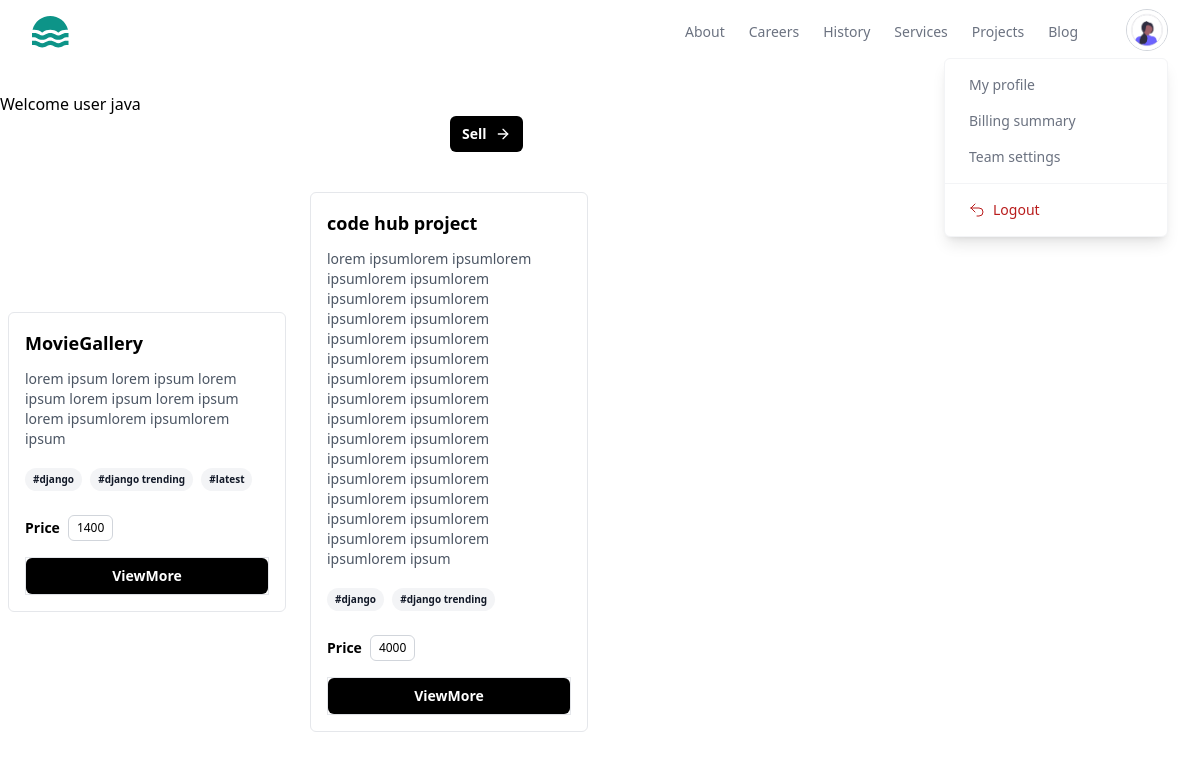
Screenshot of /index/ (signed in) with the database file from the repository.
### store/models.py (models this page shows, shortened)
class BaseModel(models.Model):
    created_date=models.DateTimeField(auto_now_add=True)
    updated_date=models.DateTimeField(auto_now=True)
    is_active=models.BooleanField(default=True)

class UserProfile(BaseModel):
    bio=models.CharField(max_length=200,null=True)
    profile_picture=models.ImageField(upload_to="profilepictures",null=True,blank=True,default="profilepictures/default.png")
    phone=models.CharField(max_length=200,null=True)
    owner=models.OneToOneField(User,on_delete=models.CASCADE,related_name="profile")

class Project(BaseModel):
    title=models.CharField(max_length=200)
    description=models.TextField()
    preview_image=models.ImageField(upload_to="previewimages",null=True,blank=True)
    price=models.PositiveIntegerField()
    developer=models.ForeignKey(User,on_delete=models.CASCADE)
    files=models.FileField(upload_to="projects",null=True,blank=True)
    tag_objects=models.ManyToManyField(Tag,null=True)
    thumbnail=EmbedVideoField()

class Tag(BaseModel):
    title=models.CharField(max_length=200)
    def __str__(self) -> str:
        return self.title

### store/views.py (the view)
# urls.py: path("index/",views.IndexView.as_view(),name="index"),
class IndexView(View):
    template_name="index.html"
    def get(self,request,*args,**kwargs):
        qs=Project.objects.all().exclude(developer=request.user)
        return render(request,self.template_name,{"data":qs})

### store/templates/index.html (shortened to what this page needs)
{%extends 'base.html'%}
{%block main_block%}
<h1>Welcome user {{request.user}}</h1>
<div class="w-1/4 mx-auto">
    <a
    href="#"
    type="button"
    class="transition duration-700 ease-in-out inline-flex items-center rounded-md bg-black px-3 py-2 text-sm font-semibold text-white"
  >
    Sell
    <svg
      xmlns="http://www.w3.org/2000/svg"
      width="24"
      height="24"
      viewBox="0 0 24 24"
      fill="none"
      stroke="currentColor"
      stroke-width="2"
      stroke-linecap="round"
      stroke-linejoin="round"
      class="ml-2 h-4 w-4"
    >
      <line x1="5" y1="12" x2="19" y2="12"></line>
      <polyline points="12 5 19 12 12 19"></polyline>
    </svg>
  </a>
</div>
<div class="mx-auto grid w-full max-w-7xl items-center space-y-4 px-2 py-10 md:grid-cols-2 md:gap-6 md:space-y-0 lg:grid-cols-4">
  {%for p in data%}
  <div class="rounded-md border">
    <div class="p-4">
      <h1 class="inline-flex items-center text-lg font-semibold">
       {{p.title}}
      </h1>
      <p class="mt-3 text-sm text-gray-600">
       {{p.description}}
      </p>
      <div class="mt-4">
       {%for t in p.tag_objects.all%}
       <span class="mb-1 mr-1 inline-block rounded-full bg-gray-100 px-2 py-1 text-[10px] font-semibold text-gray-900">
        #{{t}}
      </span>
       {%endfor%}
      </div>
      <div class="mt-5 flex items-center space-x-2">
        <span class="block text-sm font-semibold">Price </span>
        <span class="block cursor-pointer rounded-md border border-gray-300 p-1 px-2 text-xs font-medium">
          {{p.price}}
        </span>
      </div>
     <div class="mt-4 w-full border">
      <a
      href="#"
      type="button"
      class="w-full block text-center rounded-md bg-black px-3 py-2 text-sm font-semibold text-white shadow-sm hover:bg-black/80 focus-visible:outline focus-visible:outline-2 focus-visible:outline-offset-2 focus-visible:outline-black"
    >
      ViewMore
    </a>
     </div>
    </div>
  </div>
  {%endfor%}
</div>
{%endblock%}

### store/templates/base.html (shortened to what this page needs)
<!DOCTYPE html>
<html lang="en">
<head>
</head>
<body>
    <header class="bg-white mb-7">
        <div class="mx-auto max-w-screen-xl px-4 sm:px-6 lg:px-8">
          <div class="flex h-16 items-center justify-between">
            <div class="flex-1 md:flex md:items-center md:gap-12">
              <a class="block text-teal-600" href="#">
              </a>
            </div>
            <div class="md:flex md:items-center md:gap-12">
              <nav aria-label="Global" class="hidden md:block">
                <ul class="flex items-center gap-6 text-sm">
                  <li>
                    <a class="text-gray-500 transition hover:text-gray-500/75" href="#"> About </a>
                  </li>
                  <li>
                    <a class="text-gray-500 transition hover:text-gray-500/75" href="#"> Careers </a>
                  </li>
                  <li>
                    <a class="text-gray-500 transition hover:text-gray-500/75" href="#"> History </a>
                  </li>
                  <li>
                    <a class="text-gray-500 transition hover:text-gray-500/75" href="#"> Services </a>
                  </li>
                  <li>
                    <a class="text-gray-500 transition hover:text-gray-500/75" href="{%url 'my-works'%}"> Projects </a>
                  </li>
                  <li>
                    <a class="text-gray-500 transition hover:text-gray-500/75" href="#"> Blog </a>
                  </li>
                </ul>
              </nav>
              <div class="hidden md:relative md:block">
                <button
                  type="button"
                  class="overflow-hidden rounded-full border border-gray-300 shadow-inner"
                >
                  <img
                    src="{{request.user.profile.profile_picture.url}}"
                    alt=""
                    class="size-10 object-cover"
                  />
                </button>
                <div
                  class="absolute end-0 z-10 mt-0.5 w-56 divide-y divide-gray-100 rounded-md border border-gray-100 bg-white shadow-lg"
                  role="menu"
                >
                  <div class="p-2">
                    <a
                      href="{%url 'profile-edit'%}"
                      class="block rounded-lg px-4 py-2 text-sm text-gray-500 hover:bg-gray-50 hover:text-gray-700"
                      role="menuitem"
                    >
                      My profile
                    </a>
                    <a
                      href="#"
                      class="block rounded-lg px-4 py-2 text-sm text-gray-500 hover:bg-gray-50 hover:text-gray-700"
                      role="menuitem"
                    >
                      Billing summary
                    </a>
                    <a
                      href="#"
                      class="block rounded-lg px-4 py-2 text-sm text-gray-500 hover:bg-gray-50 hover:text-gray-700"
                      role="menuitem"
                    >
                      Team settings
                    </a>
                  </div>
                  <div class="p-2">
                    <form method="POST" action="#">
                      <a
                       href="{%url 'signout'%}"
                        class="flex w-full items-center gap-2 rounded-lg px-4 py-2 text-sm text-red-700 hover:bg-red-50"
                        role="menuitem"
                      >
                        <svg
                          xmlns="http://www.w3.org/2000/svg"
                          fill="none"
                          viewBox="0 0 24 24"
                          stroke-width="1.5"
                          stroke="currentColor"
                          class="size-4"
                        >
                          <path
                            stroke-linecap="round"
                            stroke-linejoin="round"
                            d="M9 15 3 9m0 0 6-6M3 9h12a6 6 0 0 1 0 12h-3"
                          />
                        </svg>
                        Logout
                      </a>
                    </form>
                  </div>
                </div>
              </div>
            </div>
          </div>
        </div>
      </header>
    {%block main_block%}
    {%endblock%}
</body>
<script src="https://cdn.tailwindcss.com"></script>
</html>

### rows the page displays
Project: title "MovieGallery", description "lorem ipsum lorem ipsum lorem ipsum lorem ipsum lorem ipsum lorem ipsumlorem ipsumlorem ipsum", price "1400"
Tag: title "django"
Tag: title "django trending"
Tag: title "latest"
Project: title "code hub project", description "lorem ipsumlorem ipsumlorem ipsumlorem ipsumlorem ipsumlorem ipsumlorem ipsumlorem ipsumlorem ipsumlorem ipsumlorem ipsumlorem ipsumlorem ipsumlorem ipsumlorem ipsumlorem ipsumlorem ipsumlorem ipsumlorem ipsumlorem ipsumlorem ipsumlorem ipsumlorem ipsumlorem ipsumlorem ipsumlorem ipsumlorem ipsumlorem ipsumlorem ipsumlorem ipsumlorem ipsumlorem ipsum", price "4000"

### other values shown
{{ request.user }} "java"
